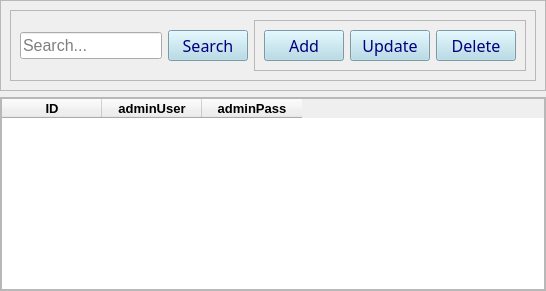
               <widget class="QWidget" name="page0">
                <layout class="QVBoxLayout" name="verticalLayout_9">
                 <property name="leftMargin">
                  <number>0</number>
                 </property>
                 <property name="topMargin">
                  <number>0</number>
                 </property>
                 <property name="rightMargin">
                  <number>0</number>
                 </property>
                 <property name="bottomMargin">
                  <number>0</number>
                 </property>
                 <item alignment="Qt::AlignTop">
                  <widget class="QFrame" name="frame_22">
                   <property name="styleSheet">
                    <string notr="true">border-color: lightblue</string>
                   </property>
                   <property name="frameShape">
                    <enum>QFrame::StyledPanel</enum>
                   </property>
                   <property name="frameShadow">
                    <enum>QFrame::Raised</enum>
                   </property>
                   <layout class="QHBoxLayout" name="horizontalLayout_3">
                    <item alignment="Qt::AlignTop">
                     <widget class="QFrame" name="frame_27">
                      <property name="styleSheet">
                       <string notr="true">border-color:none</string>
                      </property>
                      <property name="frameShape">
                       <enum>QFrame::StyledPanel</enum>
                      </property>
                      <property name="frameShadow">
                       <enum>QFrame::Raised</enum>
                      </property>
                      <layout class="QHBoxLayout" name="horizontalLayout_8">
                       <item>
                        <widget class="QLineEdit" name="lineEdit">
                         <property name="font">
                          <font>
                           <pointsize>12</pointsize>
                          </font>
                         </property>
                         <property name="styleSheet">
                          <string notr="true">border-color: lightblue</string>
                         </property>
                         <property name="placeholderText">
                          <string>Search...</string>
                         </property>
                        </widget>
                       </item>
                       <item>
                        <widget class="QPushButton" name="search_accButton">
                         <property name="font">
                          <font>
                           <family>Arial Rounded MT Bold</family>
                           <pointsize>12</pointsize>
                          </font>
                         </property>
                         <property name="styleSheet">
                          <string notr="true">color: rgb(0, 0, 127);
border-color: rgb(173, 216, 230);
background-color: rgb(173, 216, 230);</string>
                         </property>
                         <property name="text">
                          <string>Search</string>
                         </property>
                         <property name="shortcut">
                          <string>Return</string>
                         </property>
                        </widget>
                       </item>
                       <item>
                        <widget class="QFrame" name="frame_28">
                         <property name="frameShape">
                          <enum>QFrame::StyledPanel</enum>
                         </property>
                         <property name="frameShadow">
                          <enum>QFrame::Raised</enum>
                         </property>
                         <layout class="QHBoxLayout" name="horizontalLayout_7">
                          <item>
                           <widget class="QPushButton" name="add_button_acc">
                            <property name="font">
                             <font>
                              <family>Arial Rounded MT Bold</family>
                              <pointsize>12</pointsize>
                             </font>
                            </property>
                            <property name="styleSheet">
                             <string notr="true">color: rgb(0, 0, 127);
border-color: rgb(173, 216, 230);
background-color: rgb(173, 216, 230);</string>
                            </property>
                            <property name="text">
                             <string>Add</string>
                            </property>
                           </widget>
                          </item>
                          <item>
                           <widget class="QPushButton" name="update_butto_acc">
                            <property name="font">
                             <font>
                              <family>Arial Rounded MT Bold</family>
                              <pointsize>12</pointsize>
                             </font>
                            </property>
                            <property name="styleSheet">
                             <string notr="true">color: rgb(0, 0, 127);
border-color: rgb(173, 216, 230);
background-color: rgb(173, 216, 230);</string>
                            </property>
                            <property name="text">
                             <string>Update</string>
                            </property>
                           </widget>
                          </item>
                          <item>
                           <widget class="QPushButton" name="delete_button_acc">
                            <property name="font">
                             <font>
                              <family>Arial Rounded MT Bold</family>
                              <pointsize>12</pointsize>
                             </font>
                            </property>
                            <property name="styleSheet">
                             <string notr="true">color: rgb(0, 0, 127);
border-color: rgb(173, 216, 230);
background-color: rgb(173, 216, 230);</string>
                            </property>
                            <property name="text">
                             <string>Delete</string>
                            </property>
                           </widget>
                          </item>
                         </layout>
                        </widget>
                       </item>
                      </layout>
                     </widget>
                    </item>
                   </layout>
                  </widget>
                 </item>
                 <item>
                  <widget class="QFrame" name="frame_26">
                   <property name="sizePolicy">
                    <sizepolicy hsizetype="Preferred" vsizetype="Expanding">
                     <horstretch>0</horstretch>
                     <verstretch>0</verstretch>
                    </sizepolicy>
                   </property>
                   <property name="styleSheet">
                    <string notr="true">border-color:lightblue</string>
                   </property>
                   <property name="frameShape">
                    <enum>QFrame::StyledPanel</enum>
                   </property>
                   <property name="frameShadow">
                    <enum>QFrame::Raised</enum>
                   </property>
                   <layout class="QGridLayout" name="gridLayout_10">
                    <property name="leftMargin">
                     <number>0</number>
                    </property>
                    <property name="topMargin">
                     <number>0</number>
                    </property>
                    <property name="rightMargin">
                     <number>0</number>
                    </property>
                    <property name="bottomMargin">
                     <number>0</number>
                    </property>
                    <property name="spacing">
                     <number>0</number>
                    </property>
                    <item row="0" column="0">
                     <widget class="QTableWidget" name="tableWidget">
                      <property name="styleSheet">
                       <string notr="true">border-color: none
</string>
                      </property>
                      <attribute name="horizontalHeaderHighlightSections">
                       <bool>true</bool>
                      </attribute>
                      <attribute name="verticalHeaderVisible">
                       <bool>false</bool>
                      </attribute>
                      <attribute name="verticalHeaderDefaultSectionSize">
                       <number>37</number>
                      </attribute>
                      <attribute name="verticalHeaderHighlightSections">
                       <bool>true</bool>
                      </attribute>
                      <column>
                       <property name="text">
                        <string>ID</string>
                       </property>
                       <property name="font">
                        <font>
                         <pointsize>10</pointsize>
                         <weight>75</weight>
                         <bold>true</bold>
                        </font>
                       </property>
                      </column>
                      <column>
                       <property name="text">
                        <string>adminUser</string>
                       </property>
                       <property name="font">
                        <font>
                         <pointsize>10</pointsize>
                         <weight>75</weight>
                         <bold>true</bold>
                        </font>
                       </property>
                      </column>
                      <column>
                       <property name="text">
                        <string>adminPass</string>
                       </property>
                       <property name="font">
                        <font>
                         <pointsize>10</pointsize>
                         <weight>75</weight>
                         <bold>true</bold>
                        </font>
                       </property>
                      </column>
                     </widget>
                    </item>
                   </layout>
                  </widget>
                 </item>
                </layout>
               </widget>
